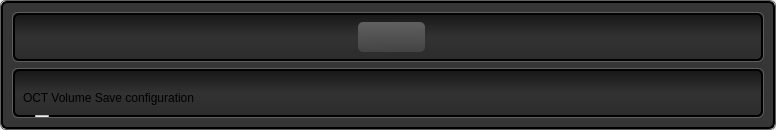
            <widget class="QFrame" name="frame_white_border_7">
             <property name="minimumSize">
              <size>
               <width>400</width>
               <height>0</height>
              </size>
             </property>
             <property name="styleSheet">
              <string notr="true">QFrame {
    border: 1px solid rgb(95, 95, 95);
    border-radius: 6px;
}</string>
             </property>
             <property name="frameShape">
              <enum>QFrame::StyledPanel</enum>
             </property>
             <property name="frameShadow">
              <enum>QFrame::Raised</enum>
             </property>
             <property name="lineWidth">
              <number>1</number>
             </property>
             <layout class="QGridLayout" name="gridLayout_25">
              <property name="margin">
               <number>0</number>
              </property>
              <property name="spacing">
               <number>0</number>
              </property>
              <item row="0" column="0">
               <widget class="QFrame" name="frame_center_nest_10">
                <property name="minimumSize">
                 <size>
                  <width>400</width>
                  <height>0</height>
                 </size>
                </property>
                <property name="styleSheet">
                 <string notr="true">QFrame {
  background: rgb(54, 54, 54);
    border-style: solid;
    border: 2px solid #000000;
    border-radius: 6px;
}</string>
                </property>
                <property name="frameShape">
                 <enum>QFrame::StyledPanel</enum>
                </property>
                <property name="frameShadow">
                 <enum>QFrame::Raised</enum>
                </property>
                <property name="lineWidth">
                 <number>1</number>
                </property>
                <layout class="QVBoxLayout" name="verticalLayout_5">
                 <item>
                  <widget class="QFrame" name="frame_white_border_19">
                   <property name="minimumSize">
                    <size>
                     <width>200</width>
                     <height>50</height>
                    </size>
                   </property>
                   <property name="maximumSize">
                    <size>
                     <width>16777215</width>
                     <height>50</height>
                    </size>
                   </property>
                   <property name="styleSheet">
                    <string notr="true">QFrame {
    border: 1px solid rgb(95, 95, 95);
    border-radius: 6px;
}</string>
                   </property>
                   <property name="frameShape">
                    <enum>QFrame::StyledPanel</enum>
                   </property>
                   <property name="frameShadow">
                    <enum>QFrame::Raised</enum>
                   </property>
                   <property name="lineWidth">
                    <number>1</number>
                   </property>
                   <layout class="QGridLayout" name="gridLayout_26" rowstretch="0" columnstretch="0">
                    <property name="sizeConstraint">
                     <enum>QLayout::SetDefaultConstraint</enum>
                    </property>
                    <property name="margin">
                     <number>0</number>
                    </property>
                    <property name="spacing">
                     <number>0</number>
                    </property>
                    <item row="0" column="0">
                     <widget class="QFrame" name="frame_button_bar_14">
                      <property name="minimumSize">
                       <size>
                        <width>0</width>
                        <height>0</height>
                       </size>
                      </property>
                      <property name="maximumSize">
                       <size>
                        <width>16777215</width>
                        <height>16777215</height>
                       </size>
                      </property>
                      <property name="styleSheet">
                       <string notr="true">QFrame {
  background: rgb(29, 29, 29);
    border-style: solid;
    border: 2px solid #000000;
    border-radius: 6px;

background-color: qlineargradient(spread:pad, x1:0, y1:0, x2:0, y2:1, stop:0 rgba(23, 23, 23, 255), stop:0.497561 rgba(50, 50, 50, 255), stop:1 rgba(44, 44, 44, 255));
}</string>
                      </property>
                      <property name="frameShape">
                       <enum>QFrame::StyledPanel</enum>
                      </property>
                      <property name="frameShadow">
                       <enum>QFrame::Raised</enum>
                      </property>
                      <property name="lineWidth">
                       <number>1</number>
                      </property>
                      <layout class="QHBoxLayout" name="horizontalLayout_10">
                       <property name="spacing">
                        <number>0</number>
                       </property>
                       <property name="leftMargin">
                        <number>0</number>
                       </property>
                       <property name="topMargin">
                        <number>4</number>
                       </property>
                       <property name="rightMargin">
                        <number>0</number>
                       </property>
                       <property name="bottomMargin">
                        <number>0</number>
                       </property>
                       <item>
                        <spacer name="horizontalSpacer_12">
                         <property name="orientation">
                          <enum>Qt::Horizontal</enum>
                         </property>
                         <property name="sizeHint" stdset="0">
                          <size>
                           <width>173</width>
                           <height>37</height>
                          </size>
                         </property>
                        </spacer>
                       </item>
                       <item>
                        <widget class="QFrame" name="frame_25">
                         <property name="minimumSize">
                          <size>
                           <width>400</width>
                           <height>0</height>
                          </size>
                         </property>
                         <property name="styleSheet">
                          <string notr="true">border: none; background: none;</string>
                         </property>
                         <property name="frameShape">
                          <enum>QFrame::StyledPanel</enum>
                         </property>
                         <property name="frameShadow">
                          <enum>QFrame::Raised</enum>
                         </property>
                         <widget class="QPushButton" name="pushButton_138">
                          <property name="geometry">
                           <rect>
                            <x>170</x>
                            <y>3</y>
                            <width>67</width>
                            <height>30</height>
                           </rect>
                          </property>
                          <property name="minimumSize">
                           <size>
                            <width>20</width>
                            <height>20</height>
                           </size>
                          </property>
                          <property name="maximumSize">
                           <size>
                            <width>130</width>
                            <height>100</height>
                           </size>
                          </property>
                          <property name="font">
                           <font>
                            <pointsize>10</pointsize>
                            <weight>75</weight>
                            <bold>true</bold>
                           </font>
                          </property>
                          <property name="styleSheet">
                           <string notr="true">QPushButton:hover
{
    border: 1px solid #78879b;
    color: silver;
}

QPushButton
{
    border-color: rgb(0,0,0);
}

QPushButton {
background-color: qlineargradient(spread:pad, x1:0.546341, y1:1, x2:0.512195, y2:0, stop:0 rgba(67, 67, 67, 255), stop:1 rgba(96, 96, 96, 255));
border-radius: 5px;
}</string>
                          </property>
                          <property name="text">
                           <string/>
                          </property>
                          <property name="icon">
                           <iconset resource="grey_icons.qrc">
                            <normaloff>:/greys/images/grey_icons/10pc_gray_save.svg</normaloff>:/greys/images/grey_icons/10pc_gray_save.svg</iconset>
                          </property>
                          <property name="iconSize">
                           <size>
                            <width>30</width>
                            <height>30</height>
                           </size>
                          </property>
                         </widget>
                        </widget>
                       </item>
                       <item>
                        <spacer name="horizontalSpacer_13">
                         <property name="orientation">
                          <enum>Qt::Horizontal</enum>
                         </property>
                         <property name="sizeHint" stdset="0">
                          <size>
                           <width>173</width>
                           <height>37</height>
                          </size>
                         </property>
                        </spacer>
                       </item>
                      </layout>
                     </widget>
                    </item>
                   </layout>
                  </widget>
                 </item>
                 <item>
                  <widget class="QFrame" name="frame_white_border_20">
                   <property name="minimumSize">
                    <size>
                     <width>200</width>
                     <height>50</height>
                    </size>
                   </property>
                   <property name="maximumSize">
                    <size>
                     <width>16777215</width>
                     <height>16777215</height>
                    </size>
                   </property>
                   <property name="styleSheet">
                    <string notr="true">QFrame {
    border: 1px solid rgb(95, 95, 95);
    border-radius: 6px;
}</string>
                   </property>
                   <property name="frameShape">
                    <enum>QFrame::StyledPanel</enum>
                   </property>
                   <property name="frameShadow">
                    <enum>QFrame::Raised</enum>
                   </property>
                   <property name="lineWidth">
                    <number>1</number>
                   </property>
                   <layout class="QGridLayout" name="gridLayout_27" rowstretch="0" columnstretch="0">
                    <property name="sizeConstraint">
                     <enum>QLayout::SetDefaultConstraint</enum>
                    </property>
                    <property name="margin">
                     <number>0</number>
                    </property>
                    <property name="spacing">
                     <number>0</number>
                    </property>
                    <item row="0" column="0">
                     <widget class="QFrame" name="frame_button_bar_15">
                      <property name="minimumSize">
                       <size>
                        <width>0</width>
                        <height>0</height>
                       </size>
                      </property>
                      <property name="maximumSize">
                       <size>
                        <width>16777215</width>
                        <height>16777215</height>
                       </size>
                      </property>
                      <property name="styleSheet">
                       <string notr="true">QFrame {
  background: rgb(29, 29, 29);
    border-style: solid;
    border: 2px solid #000000;
    border-radius: 6px;

background-color: qlineargradient(spread:pad, x1:0, y1:0, x2:0, y2:1, stop:0 rgba(23, 23, 23, 255), stop:0.497561 rgba(50, 50, 50, 255), stop:1 rgba(44, 44, 44, 255));
}</string>
                      </property>
                      <property name="frameShape">
                       <enum>QFrame::StyledPanel</enum>
                      </property>
                      <property name="frameShadow">
                       <enum>QFrame::Raised</enum>
                      </property>
                      <property name="lineWidth">
                       <number>1</number>
                      </property>
                      <widget class="QLabel" name="label_37">
                       <property name="geometry">
                        <rect>
                         <x>10</x>
                         <y>20</y>
                         <width>636</width>
                         <height>18</height>
                        </rect>
                       </property>
                       <property name="styleSheet">
                        <string notr="true">border: none; background: none;</string>
                       </property>
                       <property name="text">
                        <string>OCT Volume Save configuration</string>
                       </property>
                      </widget>
                      <widget class="QPushButton" name="pushButton_141">
                       <property name="geometry">
                        <rect>
                         <x>170</x>
                         <y>170</y>
                         <width>130</width>
                         <height>61</height>
                        </rect>
                       </property>
                       <property name="minimumSize">
                        <size>
                         <width>20</width>
                         <height>20</height>
                        </size>
                       </property>
                       <property name="maximumSize">
                        <size>
                         <width>130</width>
                         <height>100</height>
                        </size>
                       </property>
                       <property name="font">
                        <font>
                         <pointsize>8</pointsize>
                         <weight>75</weight>
                         <bold>true</bold>
                        </font>
                       </property>
                       <property name="styleSheet">
                        <string notr="true">QPushButton:hover
{
    border: 1px solid #78879b;
    color: silver;
}

QPushButton
{
    border-color: rgb(0,0,0);
}

QPushButton {
background-color: qlineargradient(spread:pad, x1:0.546341, y1:1, x2:0.512195, y2:0, stop:0 rgba(67, 67, 67, 255), stop:1 rgba(96, 96, 96, 255));
border-radius: 5px;
}</string>
                       </property>
                       <property name="text">
                        <string>Rectangle</string>
                       </property>
                       <property name="icon">
                        <iconset resource="grey_icons.qrc">
                         <normaloff>:/greys/images/grey_icons/10pc_gray_rectangle_scan.svg</normaloff>:/greys/images/grey_icons/10pc_gray_rectangle_scan.svg</iconset>
                       </property>
                       <property name="iconSize">
                        <size>
                         <width>40</width>
                         <height>40</height>
                        </size>
                       </property>
                      </widget>
                      <widget class="QCheckBox" name="checkBox_10">
                       <property name="geometry">
                        <rect>
                         <x>22</x>
                         <y>72</y>
                         <width>636</width>
                         <height>18</height>
                        </rect>
                       </property>
                       <property name="styleSheet">
                        <string notr="true">border: none; background: none;</string>
                       </property>
                       <property name="text">
                        <string>Raw OCT data</string>
                       </property>
                       <property name="icon">
                        <iconset resource="grey_icons.qrc">
                         <normaloff>:/greys/images/grey_icons/10pc_gray_raw_oct_data.svg</normaloff>:/greys/images/grey_icons/10pc_gray_raw_oct_data.svg</iconset>
                       </property>
                       <property name="checked">
                        <bool>true</bool>
                       </property>
                      </widget>
                      <widget class="QCheckBox" name="checkBox_9">
                       <property name="geometry">
                        <rect>
                         <x>22</x>
                         <y>100</y>
                         <width>636</width>
                         <height>21</height>
                        </rect>
                       </property>
                       <property name="styleSheet">
                        <string notr="true">border: none; background: none;</string>
                       </property>
                       <property name="text">
                        <string>Visible Camera image</string>
                       </property>
                       <property name="icon">
                        <iconset resource="grey_icons.qrc">
                         <normaloff>:/greys/images/grey_icons/10pc_gray_visible_camera.svg</normaloff>:/greys/images/grey_icons/10pc_gray_visible_camera.svg</iconset>
                       </property>
                       <property name="checked">
                        <bool>true</bool>
                       </property>
                      </widget>
                      <widget class="QPushButton" name="pushButton_140">
                       <property name="geometry">
                        <rect>
                         <x>20</x>
                         <y>170</y>
                         <width>130</width>
                         <height>61</height>
                        </rect>
                       </property>
                       <property name="minimumSize">
                        <size>
                         <width>20</width>
                         <height>20</height>
                        </size>
                       </property>
                       <property name="maximumSize">
                        <size>
                         <width>130</width>
                         <height>100</height>
                        </size>
                       </property>
                       <property name="font">
                        <font>
                         <pointsize>8</pointsize>
                         <weight>75</weight>
                         <bold>true</bold>
                        </font>
                       </property>
                       <property name="styleSheet">
                        <string notr="true">QPushButton:hover
{
    border: 1px solid #78879b;
    color: silver;
}

QPushButton
{
    border-color: rgb(0,0,0);
}

QPushButton {
background-color: qlineargradient(spread:pad, x1:0.546341, y1:1, x2:0.512195, y2:0, stop:0 rgba(67, 67, 67, 255), stop:1 rgba(96, 96, 96, 255));
border-radius: 5px;
}</string>
                       </property>
                       <property name="text">
                        <string>Spiral</string>
                       </property>
                       <property name="icon">
                        <iconset resource="grey_icons.qrc">
                         <normaloff>:/greys/images/grey_icons/10pc_gray_spiral_scan.svg</normaloff>:/greys/images/grey_icons/10pc_gray_spiral_scan.svg</iconset>
                       </property>
                       <property name="iconSize">
                        <size>
                         <width>40</width>
                         <height>40</height>
                        </size>
                       </property>
                      </widget>
                      <widget class="QPushButton" name="pushButton_142">
                       <property name="geometry">
                        <rect>
                         <x>320</x>
                         <y>170</y>
                         <width>130</width>
                         <height>61</height>
                        </rect>
                       </property>
                       <property name="minimumSize">
                        <size>
                         <width>20</width>
                         <height>20</height>
                        </size>
                       </property>
                       <property name="maximumSize">
                        <size>
                         <width>130</width>
                         <height>100</height>
                        </size>
                       </property>
                       <property name="font">
                        <font>
                         <pointsize>8</pointsize>
                         <weight>75</weight>
                         <bold>true</bold>
                        </font>
                       </property>
                       <property name="styleSheet">
                        <string notr="true">QPushButton:hover
{
    border: 1px solid #78879b;
    color: silver;
}

QPushButton
{
    border-color: rgb(0,0,0);
}

QPushButton {
background-color: qlineargradient(spread:pad, x1:0.546341, y1:1, x2:0.512195, y2:0, stop:0 rgba(67, 67, 67, 255), stop:1 rgba(96, 96, 96, 255));
border-radius: 5px;
}</string>
                       </property>
                       <property name="text">
                        <string>Square</string>
                       </property>
                       <property name="icon">
                        <iconset resource="grey_icons.qrc">
                         <normaloff>:/greys/images/grey_icons/10pc_gray_square_scan.svg</normaloff>:/greys/images/grey_icons/10pc_gray_square_scan.svg</iconset>
                       </property>
                       <property name="iconSize">
                        <size>
                         <width>40</width>
                         <height>40</height>
                        </size>
                       </property>
                      </widget>
                      <widget class="QLabel" name="label_11">
                       <property name="geometry">
                        <rect>
                         <x>10</x>
                         <y>140</y>
                         <width>171</width>
                         <height>16</height>
                        </rect>
                       </property>
                       <property name="styleSheet">
                        <string notr="true">border: none; background: none;</string>
                       </property>
                       <property name="text">
                        <string>Scan Pattern</string>
                       </property>
                      </widget>
                      <widget class="QPushButton" name="pushButton_143">
                       <property name="geometry">
                        <rect>
                         <x>470</x>
                         <y>170</y>
                         <width>130</width>
                         <height>61</height>
                        </rect>
                       </property>
                       <property name="minimumSize">
                        <size>
                         <width>20</width>
                         <height>20</height>
                        </size>
                       </property>
                       <property name="maximumSize">
                        <size>
                         <width>130</width>
                         <height>100</height>
                        </size>
                       </property>
                       <property name="font">
                        <font>
                         <pointsize>8</pointsize>
                         <weight>75</weight>
                         <bold>true</bold>
                        </font>
                       </property>
                       <property name="styleSheet">
                        <string notr="true">QPushButton:hover
{
    border: 1px solid #78879b;
    color: silver;
}

QPushButton
{
    border-color: rgb(0,0,0);
}

QPushButton {
background-color: qlineargradient(spread:pad, x1:0.546341, y1:1, x2:0.512195, y2:0, stop:0 rgba(67, 67, 67, 255), stop:1 rgba(96, 96, 96, 255));
border-radius: 5px;
}</string>
                       </property>
                       <property name="text">
                        <string>Circle</string>
                       </property>
                       <property name="icon">
                        <iconset resource="grey_icons.qrc">
                         <normaloff>:/greys/images/grey_icons/10pc_gray_circle_scan.svg</normaloff>:/greys/images/grey_icons/10pc_gray_circle_scan.svg</iconset>
                       </property>
                       <property name="iconSize">
                        <size>
                         <width>40</width>
                         <height>40</height>
                        </size>
                       </property>
                      </widget>
                      <widget class="QCheckBox" name="checkBox_4">
                       <property name="geometry">
                        <rect>
                         <x>22</x>
                         <y>44</y>
                         <width>636</width>
                         <height>18</height>
                        </rect>
                       </property>
                       <property name="styleSheet">
                        <string notr="true">border: none; background: none;</string>
                       </property>
                       <property name="text">
                        <string>OCT Volume</string>
                       </property>
                       <property name="icon">
                        <iconset resource="grey_icons.qrc">
                         <normaloff>:/greys/images/grey_icons/10pc_gray_oct_volume.svg</normaloff>:/greys/images/grey_icons/10pc_gray_oct_volume.svg</iconset>
                       </property>
                       <property name="checked">
                        <bool>true</bool>
                       </property>
                      </widget>
                     </widget>
                    </item>
                   </layout>
                  </widget>
                 </item>
                </layout>
               </widget>
              </item>
             </layout>
            </widget>
